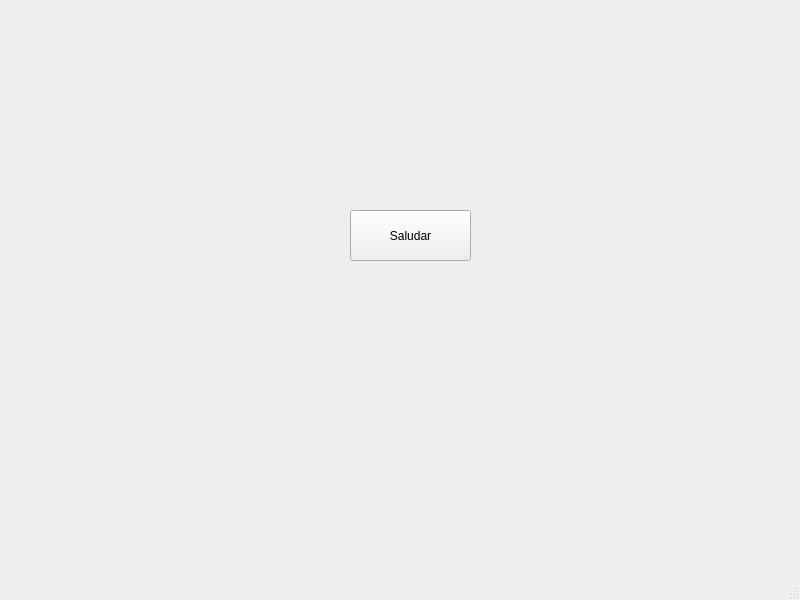
<?xml version="1.0" encoding="UTF-8"?>
<ui version="4.0">
 <class>MainWindow</class>
 <widget class="QMainWindow" name="MainWindow">
  <property name="geometry">
   <rect>
    <x>0</x>
    <y>0</y>
    <width>800</width>
    <height>600</height>
   </rect>
  </property>
  <property name="windowTitle">
   <string>MainWindow</string>
  </property>
  <widget class="QWidget" name="centralwidget">
   <widget class="QPushButton" name="btn_saludar">
    <property name="geometry">
     <rect>
      <x>350</x>
      <y>210</y>
      <width>121</width>
      <height>51</height>
     </rect>
    </property>
    <property name="text">
     <string>Saludar</string>
    </property>
   </widget>
  </widget>
  <widget class="QMenuBar" name="menubar">
   <property name="geometry">
    <rect>
     <x>0</x>
     <y>0</y>
     <width>800</width>
     <height>21</height>
    </rect>
   </property>
  </widget>
  <widget class="QStatusBar" name="statusbar"/>
 </widget>
 <resources/>
 <connections/>
</ui>
